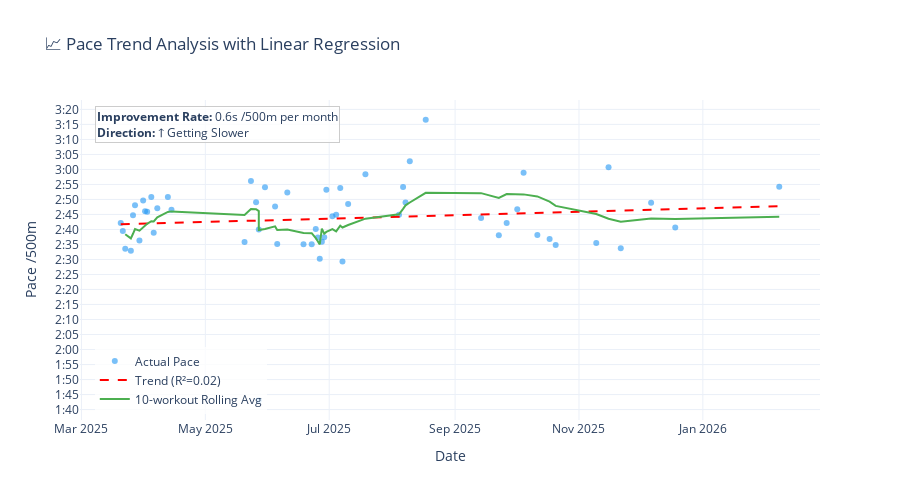

Write notebook code for a chart like this one.
### Code cell
# ── STEP 2.4: Visualize the trend ──────────────────────────────
#
# WHAT: Plot the actual pace data + the regression trendline + a 
#       rolling average for additional context.
#
# WHY add a rolling average?
#   The regression line shows the OVERALL trend (static, one line).
#   A rolling average shows HOW the trend changes — maybe you improved
#   fast at first, then plateaued. The rolling average captures that.
#
# HOW rolling average works:
#   .rolling(window=10) → for each point, look at the last 10 workouts
#   .mean()             → average those 10 paces
#   This smooths out noise, revealing the underlying pattern.

import plotly.graph_objects as go

# Compute 10-workout rolling average
pace_df = pace_df.sort_values("date")   # make sure it's in chronological order
pace_df["rolling_avg"] = pace_df["pace_500m"].rolling(
    window=10,        # average over last 10 workouts
    min_periods=3,    # need at least 3 data points to start (otherwise NaN)
).mean()

# Helper: format seconds → "M:SS"
def fmt_pace(s):
    return f"{int(s // 60)}:{s % 60:04.1f}"

fig_trend = go.Figure()

# 1) Scatter plot of actual pace data (individual workouts)
fig_trend.add_trace(go.Scatter(
    x=pace_df["date"],
    y=pace_df["pace_500m"],
    mode="markers",
    name="Actual Pace",
    marker=dict(size=6, color="#2196F3", opacity=0.6),
    hovertemplate="Date: %{x}<br>Pace: %{text}<extra></extra>",
    text=pace_df["pace_500m"].apply(fmt_pace),
))

# 2) Regression trendline
fig_trend.add_trace(go.Scatter(
    x=pace_df["date"],
    y=trend_y,                     # the y-values from our polyfit
    mode="lines",
    name=f"Trend (R²={r_squared:.2f})",
    line=dict(color="red", width=2, dash="dash"),
))

# 3) Rolling average (smoothed curve)
fig_trend.add_trace(go.Scatter(
    x=pace_df["date"],
    y=pace_df["rolling_avg"],
    mode="lines",
    name="10-workout Rolling Avg",
    line=dict(color="#4CAF50", width=2),
))

# Format Y-axis ticks as M:SS
min_pace = (int(pace_df["pace_500m"].min()) // 5) * 5
max_pace = ((int(pace_df["pace_500m"].max()) // 5) + 1) * 5
tickvals = list(range(min_pace, max_pace + 1, 5))
ticktext = [f"{v // 60}:{v % 60:02d}" for v in tickvals]

# Add annotation showing the improvement rate
fig_trend.add_annotation(
    x=0.02, y=0.98,
    xref="paper", yref="paper",   # position relative to the plot area
    text=(
        f"<b>Improvement Rate:</b> {abs(pace_change_per_month):.1f}s /500m per month<br>"
        f"<b>Direction:</b> {'↓ Getting Faster' if slope < 0 else '↑ Getting Slower'}"
    ),
    showarrow=False,
    bgcolor="rgba(255,255,255,0.8)",
    bordercolor="#ccc",
    font=dict(size=12),
    align="left",
)

fig_trend.update_layout(
    title="📈 Pace Trend Analysis with Linear Regression",
    xaxis_title="Date",
    yaxis_title="Pace /500m",
    yaxis=dict(tickvals=tickvals, ticktext=ticktext),
    template="plotly_white",
    height=500,
    legend=dict(x=0.02, y=0.02, bgcolor="rgba(255,255,255,0.8)"),
)

fig_trend.show()
